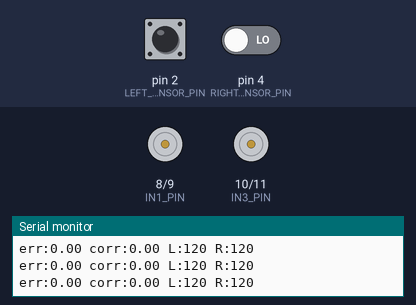
Simulated run of this sketch. Board: Arduino Uno, built with avr-gcc and run on an emulated ATmega328P. Shown: motor-driver pin pairs drawn as motors (green arrow = first pin HIGH = forward, orange = second pin HIGH = backward, longer = more drive, scaled by the enable pin), the last lines printed to the serial monitor. The inputs (shaded band) are chosen by the test bench; at power-on: pin 2 (LEFT_SENSOR_PIN) LOW, pin 4 (RIGHT_SENSOR_PIN) LOW.

Above: at 3.2 s.
3.3 s: pin 2 (LEFT_SENSOR_PIN) driven HIGH
At 4.3 s:
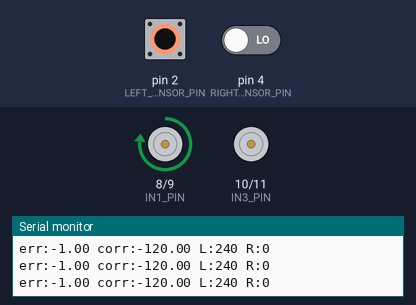
4.8 s: pin 4 (RIGHT_SENSOR_PIN) driven HIGH
At 6.0 s:
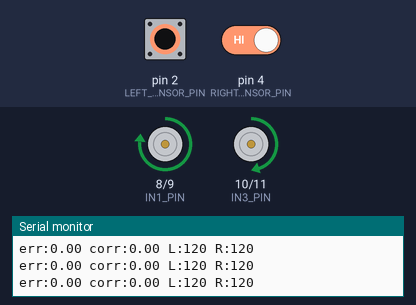
6.3 s: pin 2 (LEFT_SENSOR_PIN) driven LOW
At 7.4 s:
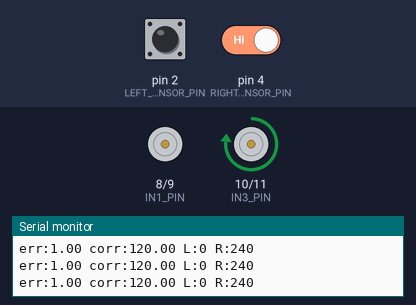
9.3 s: pin 4 (RIGHT_SENSOR_PIN) driven LOW
At 11.4 s:
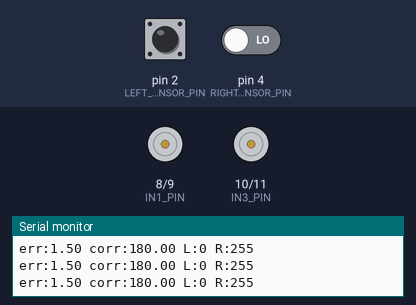
11.8 s: pin 2 (LEFT_SENSOR_PIN) driven HIGH and pin 4 (RIGHT_SENSOR_PIN) driven HIGH
At 13.0 s:
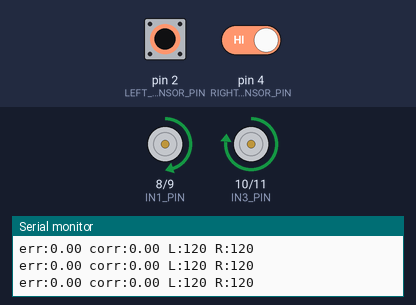
14.8 s: pin 2 (LEFT_SENSOR_PIN) pulsed LOW 2 times (0.12 s each, 0.3 s apart)
At 15.05 s:
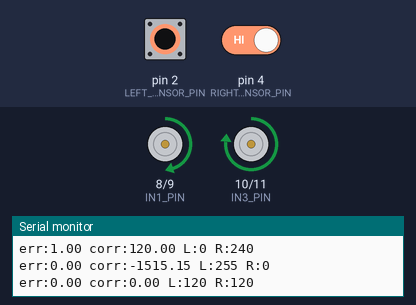
Timing chart, 0 to 17.8 s (numbered marks = the images above; inputs shaded):
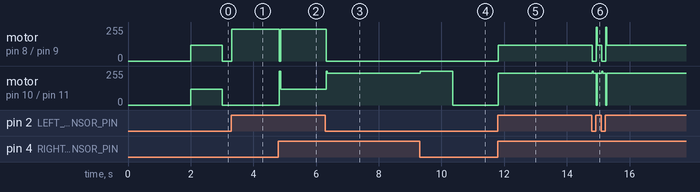

The sketch:

Code_suiveur_de_ligne.ino
```cpp
#define LEFT_SENSOR_PIN  2
#define RIGHT_SENSOR_PIN 4

// L298N
#define ENA_PIN   3
#define IN1_PIN   8
#define IN2_PIN   9

#define ENB_PIN   5
#define IN3_PIN   10
#define IN4_PIN   11

// Vitesses
#define BASE_SPEED  120
#define MAX_SPEED   255
#define MIN_SPEED   0

// =====================
// PID
// =====================
float Kp = 120.0;   // Proportionnel
float Ki = 0.0;    // Intégral (à ajuster si le robot dérive)
float Kd = 50.0;   // Dérivé (amortit les oscillations)

float lastError   = 0;
float integral    = 0;

int lastDirection = 0;
unsigned long lostLineTime = 0;
bool lineLost = false;

unsigned long lastTime = 0;

//==================================================
// SETUP
//==================================================
void setup() {
  Serial.begin(9600);

  pinMode(LEFT_SENSOR_PIN,  INPUT);
  pinMode(RIGHT_SENSOR_PIN, INPUT);

  pinMode(ENA_PIN, OUTPUT);
  pinMode(ENB_PIN, OUTPUT);
  pinMode(IN1_PIN, OUTPUT);
  pinMode(IN2_PIN, OUTPUT);
  pinMode(IN3_PIN, OUTPUT);
  pinMode(IN4_PIN, OUTPUT);

  stopMotors();
  delay(2000);
}

//==================================================
// LOOP
//==================================================
void loop() {

  bool leftBlack  = (digitalRead(LEFT_SENSOR_PIN)  == HIGH);
  bool rightBlack = (digitalRead(RIGHT_SENSOR_PIN) == HIGH);

  // ── Calcul de l'erreur ──────────────────────────
  // Valeurs de position :
  //   LEFT=1, RIGHT=0  →  erreur = -1  (trop à droite)
  //   LEFT=1, RIGHT=1  →  erreur =  0  (centré)
  //   LEFT=0, RIGHT=1  →  erreur = +1  (trop à gauche)
  //   LEFT=0, RIGHT=0  →  ligne perdue

  float error = 0;

  if (leftBlack && rightBlack) {
    error = 0;
    lineLost = false;
    lastDirection = 0;
  }
  else if (leftBlack && !rightBlack) {
    error = -1;
    lineLost = false;
    lastDirection = -1;
  }
  else if (!leftBlack && rightBlack) {
    error = +1;
    lineLost = false;
    lastDirection = 1;
  }
  else {
    // Ligne perdue
    if (!lineLost) {
      lineLost = true;
      lostLineTime = millis();
      integral = 0; // reset intégral
    }

    if (millis() - lostLineTime < 1000) {
      // Continue dans le dernier sens
      error = lastDirection * 1.5; // force la correction
    }
    else {
      stopMotors();
      lastError = 0;
      integral  = 0;
      delay(5);
      return;
    }
  }

  // ── Calcul du dt ────────────────────────────────
  unsigned long now = millis();
  float dt = (now - lastTime) / 1000.0; // en secondes
  if (dt <= 0 || dt > 0.5) dt = 0.005; // sécurité
  lastTime = now;

  // ── Termes PID ──────────────────────────────────
  integral  += error * dt;
  integral   = constrain(integral, -5.0, 5.0); // anti-windup

  float derivative = (error - lastError) / dt;
  lastError = error;

  float correction = Kp * error + Ki * integral + Kd * derivative;

  // ── Application aux moteurs ─────────────────────
  int speedLeft  = (int)constrain(BASE_SPEED - correction, MIN_SPEED, MAX_SPEED);
  int speedRight = (int)constrain(BASE_SPEED + correction, MIN_SPEED, MAX_SPEED);

  setMotors(speedLeft, speedRight);

  // ── Debug série ─────────────────────────────────
  Serial.print("err:"); Serial.print(error);
  Serial.print(" corr:"); Serial.print(correction);
  Serial.print(" L:"); Serial.print(speedLeft);
  Serial.print(" R:"); Serial.println(speedRight);

  delay(5);
}

//==================================================
// MOTEURS (vitesse indépendante)
//==================================================
void setMotors(int leftSpeed, int rightSpeed) {

  // Moteur gauche (canal A)
  digitalWrite(IN1_PIN, HIGH);
  digitalWrite(IN2_PIN, LOW);
  analogWrite(ENA_PIN, leftSpeed);

  // Moteur droit (canal B)
  digitalWrite(IN3_PIN, HIGH);
  digitalWrite(IN4_PIN, LOW);
  analogWrite(ENB_PIN, rightSpeed);
}

//==================================================
// STOP
//==================================================
void stopMotors() {
  analogWrite(ENA_PIN, 0);
  analogWrite(ENB_PIN, 0);
  digitalWrite(IN1_PIN, LOW);
  digitalWrite(IN2_PIN, LOW);
  digitalWrite(IN3_PIN, LOW);
  digitalWrite(IN4_PIN, LOW);
}
```

Measured:
- after the input at 3.3 s, motor on pin 8 (IN1_PIN) / pin 9 (IN2_PIN): stopped → forward 240/255 at once
- after the input at 4.8 s, motor on pin 8 (IN1_PIN) / pin 9 (IN2_PIN): forward 240/255 → stopped at once, → forward 240/255 0.03 s later; motor on pin 10 (IN3_PIN) / pin 11 (IN4_PIN): stopped → forward 120/255 at once
- after the input at 6.3 s, motor on pin 8 (IN1_PIN) / pin 9 (IN2_PIN): forward 240/255 → stopped at once; motor on pin 10 (IN3_PIN) / pin 11 (IN4_PIN): forward 120/255 → forward 240/255 at once
- after the input at 9.3 s, motor on pin 10 (IN3_PIN) / pin 11 (IN4_PIN): forward 240/255 → forward 255/255 at once, → stopped 1.0 s later
- after the input at 11.8 s, motor on pin 8 (IN1_PIN) / pin 9 (IN2_PIN): stopped → forward 120/255 at once; motor on pin 10 (IN3_PIN) / pin 11 (IN4_PIN): stopped → forward 240/255 at once
- after the input at 14.8 s, motor on pin 8 (IN1_PIN) / pin 9 (IN2_PIN): alternates forward 120/255 for 0.17 s and stopped for 0.13 s, 4 changes in all, then stays forward 120/255, starting at once
